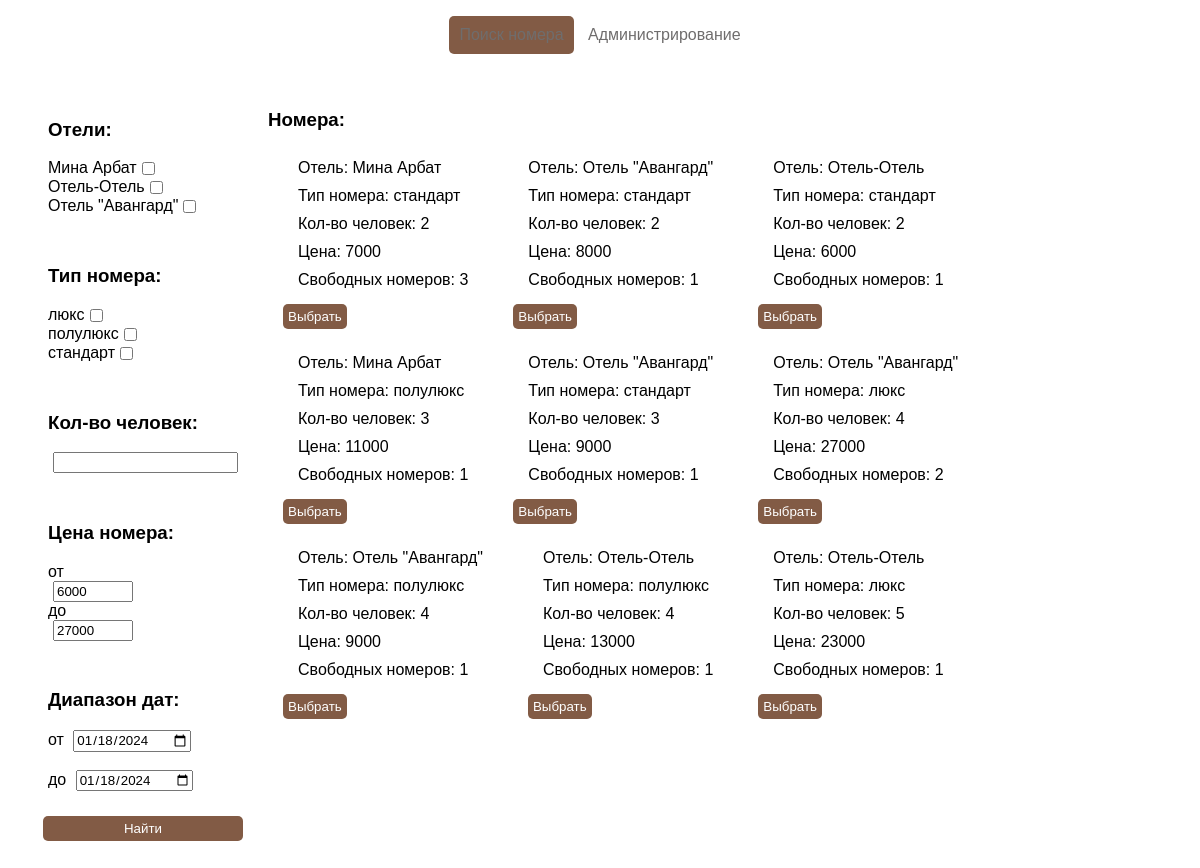
The page / on the database its author committed.
### tables this page shows
CREATE TABLE hotel (
            hotel_id INTEGER PRIMARY KEY AUTOINCREMENT,
            hotel_name VARCHAR(50) NOT NULL,
            hotel_address VARCHAR(50) NOT NULL
        );

CREATE TABLE room_type (
            room_type_id INTEGER PRIMARY KEY AUTOINCREMENT,
            room_type_name VARCHAR(15) NOT NULL
        );

### controllers/index.py (the view, shortened to what this page needs)
@app.route('/', methods=['GET', 'POST'])
def index():
    conn = get_db_connection()
    min_capacity = get_min_capacity(conn)
    max_capactiy = get_max_capacity(conn)
    capacity = ''
    min_date = (date.today() + timedelta(days=1)).strftime('%Y-%m-%d')
    date_from = min_date
    date_to = min_date
    min_price = get_min_price(conn)
    max_price = get_max_price(conn)
    price_from = int(min_price)
    price_to = int(max_price)
    room_types = []
    hotels = []
    selected_room = -1
    df_hotels = get_hotels(conn)
    df_additional_services = get_additional_services(conn)
    df_room_types = get_room_types(conn)
    df_rooms = get_rooms(
        conn,
        date_from,
        date_to,
        [capacity] if [capacity][0] else range(min_capacity, max_capactiy + 1),
        room_types if len(room_types) else df_room_types['room_type_id'].values,
        price_from,
        price_to,
        hotels if len(hotels) else df_hotels['hotel_id'].values
    )
    html = render_template(
        'index.html',
        df_rooms=df_rooms,
        len=len,
        date_from=date_from,
        date_to=date_to,
        min_date=min_date,
        df_hotels=df_hotels,
        df_room_types=df_room_types,
        min_capacity=min_capacity,
        max_capactiy=max_capactiy,
        min_price=min_price,
        max_price=max_price,
        price_from=price_from,
        price_to=price_to,
        capacity=capacity,
        room_types=room_types,
        hotels=hotels,
        selected_room=selected_room,
        str=str,
        df_additional_services=df_additional_services,
    )
    return html

### models/index_model.py (called while the page is built)
def get_hotels(conn):
    return pd.read_sql(
        '''
            SELECT
                hotel_id,
                hotel_name
            FROM
                hotel
        ''',
        conn
    )

def get_room_types(conn):
    return pd.read_sql(
        '''
            SELECT
                room_type_id,
                room_type_name
            FROM
                room_type
        ''',
        conn
    )

def get_additional_services(conn):
    return pd.read_sql(
        '''
            SELECT
                additional_services_id,
                additional_services_name
            FROM
                additional_services
        ''',
        conn
    )

def get_max_capacity(conn):
    cursor = conn.cursor()
    cursor.execute("SELECT MAX(room_capacity) FROM room")
    max_capacity = cursor.fetchone()[0]
    cursor.close()
    return max_capacity

def get_min_capacity(conn):
    cursor = conn.cursor()
    cursor.execute("SELECT MIN(room_capacity) FROM room")
    min_capacity = cursor.fetchone()[0]
    cursor.close()
    return min_capacity

def get_min_price(conn):
    cursor = conn.cursor()
    cursor.execute("SELECT MIN(room_price) FROM room")
    min_price = cursor.fetchone()[0]
    cursor.close()
    return min_price

def get_max_price(conn):
    cursor = conn.cursor()
    cursor.execute("SELECT MAX(room_price) FROM room")
    max_price = cursor.fetchone()[0]
    cursor.close()
    return max_price

### utils.py (called while the page is built)
def get_db_connection():
    return sqlite3.connect('hotel_database.sqlite')

### templates/index.html (shortened to what this page needs)
<!DOCTYPE HTML>
<html>
    <head>
        <link rel="stylesheet" type="text/css" href="/static/css/static.css" />
        {% macro render_checkboxes(relation, name, vis_field, val_field, selected_id) %}
            {% for i in range(len(relation))%}
                <div class="flex row">
                    {{relation.loc[i, vis_field]}}
                    <input
                        type="checkbox"
                        name={{name}}
                        value="{{relation.loc[i,val_field]}}"
                    />
                </div>
            {% endfor %}
        {% endmacro %}
        {% macro render_rooms(relation, selected_room, df_additional_services) %}
            {% for i in range(len(relation)) %}
                <div class="flex column padding10px">
                    <p>Отель: {{relation.loc[i, 'hotel_name']}}</p>
                    <p>Тип номера: {{relation.loc[i, 'room_type_name']}}</p>
                    <p>Кол-во человек: {{relation.loc[i, 'room_capacity']}}</p>
                    <p>Цена: {{relation.loc[i, 'room_price']}}</p>
                    <p>Свободных номеров: {{relation.loc[i, 'free_room_count']}}</p>
                    {% if relation.loc[i, 'free_room_count'] %}
                        {% if selected_room == i %}
                            <form action="" method="post">
                                <p>
                                    <input type="text" value="{{relation.loc[i, 'room_id']}}" name='room_id' hidden />
                                    <label>Дата заезда:<br>
                                        <input type="date" min="{{date_from}}" max="{{date_to}}" value="{{date_from}}" name="check_in_date" />
                                    </label><br>
                                    <label>Дата выезда:<br>
                                        <input type="date" min="{{date_from}}" max="{{date_to}}" value="{{date_to}}" name="check_out_date" />
                                    </label><br>
                                    {{ render_checkboxes(df_additional_services, 'additional_services_id', 'additional_services_name', 'additional_services_id') }}
                                    <p></p>
                                    <label>Номер телефона<br>
                                        <input type="text" maxlength="11" name="user_id"/>
                                    </label>
                                </p>
                                <input type="submit" value="Забронировать" name="booking">
                            </form>
                        {% else %}
                            <form action="" method="post">
                                <input type="submit" value="Выбрать" name="next">
                            </form>
                        {% endif %}
                    {% else %}
                        <input type="submit" value="Выбрать" disabled>
                    {% endif %}
                </div>
            {% endfor %}
        {% endmacro %}
    </head>
    <body>
        <div class = "menu">
            <ul>
                <li class="active">
                    <a href = '{{ url_for("index") }}'>
                    </a>
                </li>
                <li>
                    <a href='{{url_for("show")}}'>
                        Администрирование
                    </a>
                </li>
            </ul>
        </div>
        <div class="block">
            <div class="flex row">
                <form action="" method="post">
                    <div class="flex column padding10px">
                        <div class="flex column padding10px">
                            <h3>Отели:</h3>
                            {{ render_checkboxes(df_hotels, 'hotel_id', 'hotel_name', 'hotel_id', hotels) }}
                        </div>
                        <p></p>
                        <div class="flex column padding10px">
                            <h3>Тип номера:</h3>
                            {{ render_checkboxes(df_room_types, 'room_type_id', 'room_type_name', 'room_type_id', room_types) }}
                        </div>
                        <p></p>
                        <div class="flex column padding10px">
                            <h3>Кол-во человек:</h3>
                            <input type="number" min="{{min_capacity}}" max="{{max_capacity}}" value="{{capacity}}" name="room_capacity"/>
                        </div>
                        <p></p>
                        <div class="flex column padding10px">
                            <h3>Цена номера:</h3>
                            <label>от <br>
                                <input type="number" min="0" max={{max_price}} value="{{price_from}}" name="price_from" />
                            </label>
                            <label>до<br>
                                <input type="number" min="{{min_price}}" max={{max_price}} value="{{price_to}}" name="price_to" />
                            </label>
                        </div>
                        <p></p>
                        <div class="flex column padding10px">
                            <h3>Диапазон дат:</h3>
                            <label>от
                                <input type="date" min="{{min_date}}" value="{{date_from}}" name="date_from" />
                            </label><br>
                            <label>до
                                <input type="date" min="{{min_date}}" value="{{date_to}}" name="date_to" />
                            </label>
                        </div>
                        <p></p>
                        <input type="submit" name="find" value="Найти" />
                    </div>
                </form>
                <div class="flex column width85 padding10px">
                    <h3>Номера:</h3>
                    <div class="flex row wrap">
                        {{ render_rooms(df_rooms, selected_room, df_additional_services) }}
                    </div>
                </div>
            </div>
        </div>
    </body>
</html>

### static/CSS/static.css (style rules this page uses)
body, input { font-family: Verdana, Geneva, Tahoma, sans-serif }
input[type="submit"] { background-color: #825B45; color: white; border: 0px; border-radius: 5px; padding: 5px; margin: 5px; }
.menu { text-align: center; background-color: #ffffff; width: 100%; }
.menu li { display: inline-block; vertical-align:middle; padding: 10px; color: #6f6d6d; }
.menu a { text-decoration: none; color: #6f6d6d; }
.menu ul { padding: 0px; }
.active { background-color: #825B45; color: #f8f8f8; border-radius: 5px; }
.block { padding: 10px 20px; }
.flex { display: flex; }
.flex input { margin-left: 5px; }
p { padding: 0px 10px 5px 10px; margin: 0px 10px 5px 10px; }
.row { flex-direction: row; }
.column { flex-direction: column; }
.width85 { width: 85%; }
.wrap { flex-wrap: wrap; }
.padding10px { padding: 10px; }

### rows shown on the page
hotel: hotel_name "Мина Арбат", hotel_name "Мина Арбат", loc "полулюкс", loc "3", loc "11000", hotel_id "1"
hotel: hotel_name "Отель-Отель", hotel_name "Отель-Отель", loc "стандарт", hotel_id "2", loc "6000", loc "1"
hotel: hotel_name "Отель \"Авангард\""
room_type: room_type_name "люкс", loc "Отель-Отель", room_type_name "люкс", loc "5", loc "23000", room_type_id "1"
room_type: room_type_name "полулюкс"
room_type: room_type_name "стандарт", loc "Мина Арбат", room_type_name "стандарт", loc "2", loc "7000", room_type_id "3"

### other values the page prints
{{ relation.loc[i, 'hotel_name'] }} "Отель \"Авангард\"" "Отель \"Авангард\"" "Отель \"Авангард\"" "Отель \"Авангард\"" "Отель-Отель"
{{ relation.loc[i, 'room_type_name'] }} "стандарт" "стандарт" "люкс" "полулюкс" "полулюкс"
{{ relation.loc[i, 'room_capacity'] }} "2" "3" "4" "4" "4"
{{ relation.loc[i, 'room_price'] }} "8000" "9000" "27000" "9000" "13000"
{{ relation.loc[i, 'free_room_count'] }} "1" "1" "2" "1" "1"
